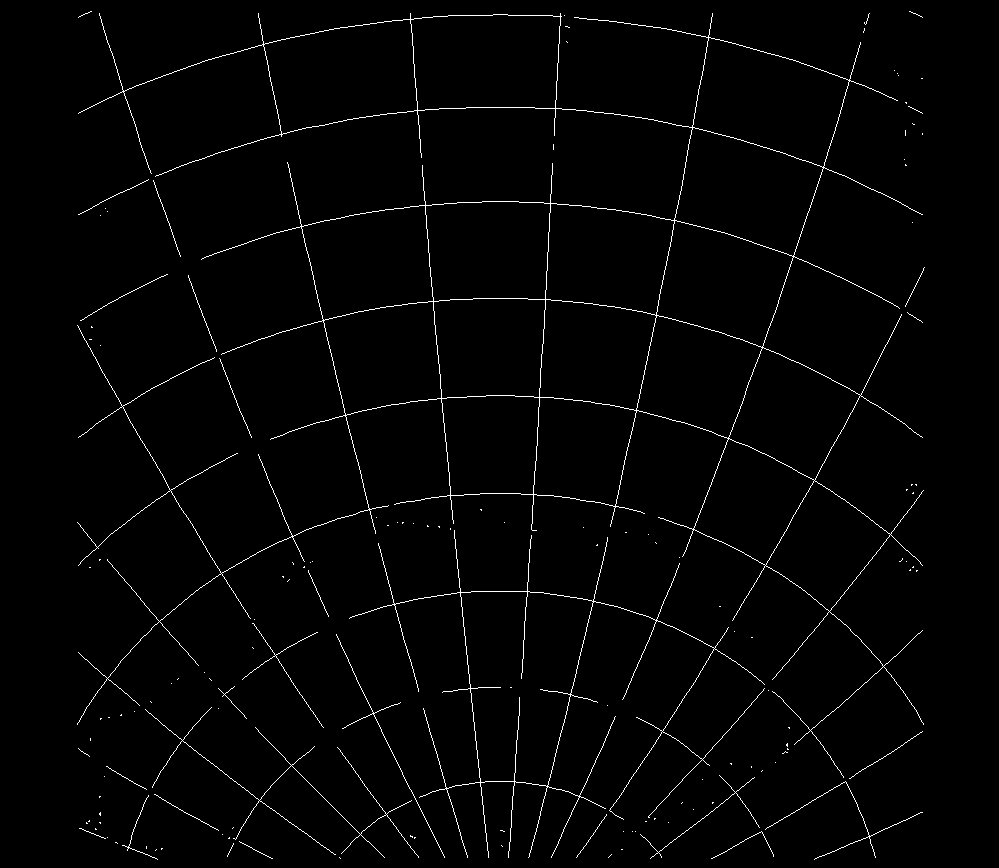
%> input picture LAB/3/b111221001/doc/ans2_3.png, 999 x 868 px
$ octave selfTest.m   (GNU Octave 9; MATLAB toolbox functions it lacks are replaced by stand-ins)
%> lines starting %> are read from the running program, lines starting %| are printed output that depends on the picture; in (x1, y1, x2, y2) boxes, pixels count from 0 and x2, y2 are one past the last pixel; in counts of white or black regions, pixels touching at a corner belong together; the program's own positions count from 1
### LAB/3/b111221001/code/scores.m
%%% ATTENTION! Three images should be binary images. Refer to helpful
%%% method like im2bw()
% @target_image is the ground-truth image.
% #score1 is the target pixels recall.
% #score2 is the tedundancy elimination rate.
% #score* the larger, the better.
function [score, score1, score2] = scores(target_image, input_image, output_image)
    DumpPixels = input_image - target_image;

    TargetPixelsCount = sum(sum(target_image));
    DumpPixelsCount = sum(sum(DumpPixels));

    score1 = sum(sum(output_image(target_image>0)));
    score2 = sum(sum(output_image(DumpPixels>0)));
    score = score1 - score2 * TargetPixelsCount / DumpPixelsCount;
    score1 = score1 / TargetPixelsCount;
    score2 = 1 - score2 / DumpPixelsCount;
end

### LAB/3/b111221001/code/selfTest.m
input = im2bw(imread( '../doc/ans2_3.png' ), 0.1);
%> input: size 868x999 logical; 1.7% white in thin lines or dots, all inside (x1, y1, x2, y2) = (77, 11, 925, 860)
target = im2bw(imread('target.png'), 0.1);
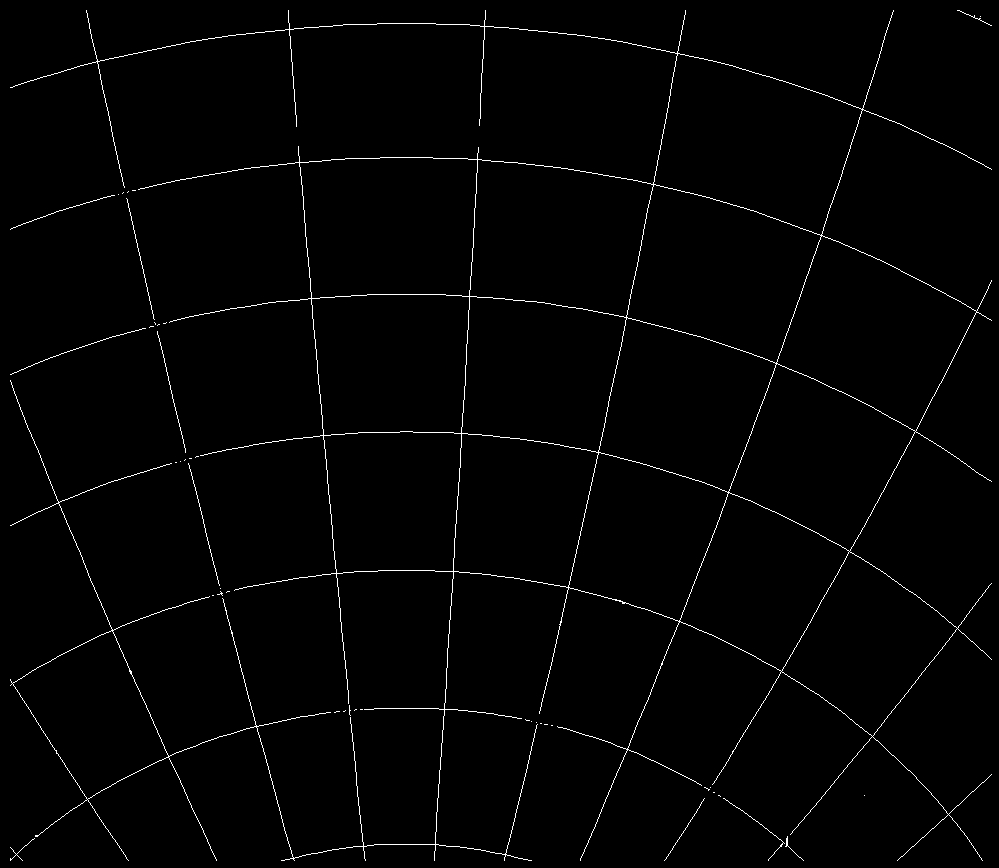
%> input picture LAB/3/b111221001/code/target.png, 999 x 868 px
%> target: size 868x999 logical; 1.3% white in thin lines or dots
output = im2bw(imread('output.png'), 0.1);
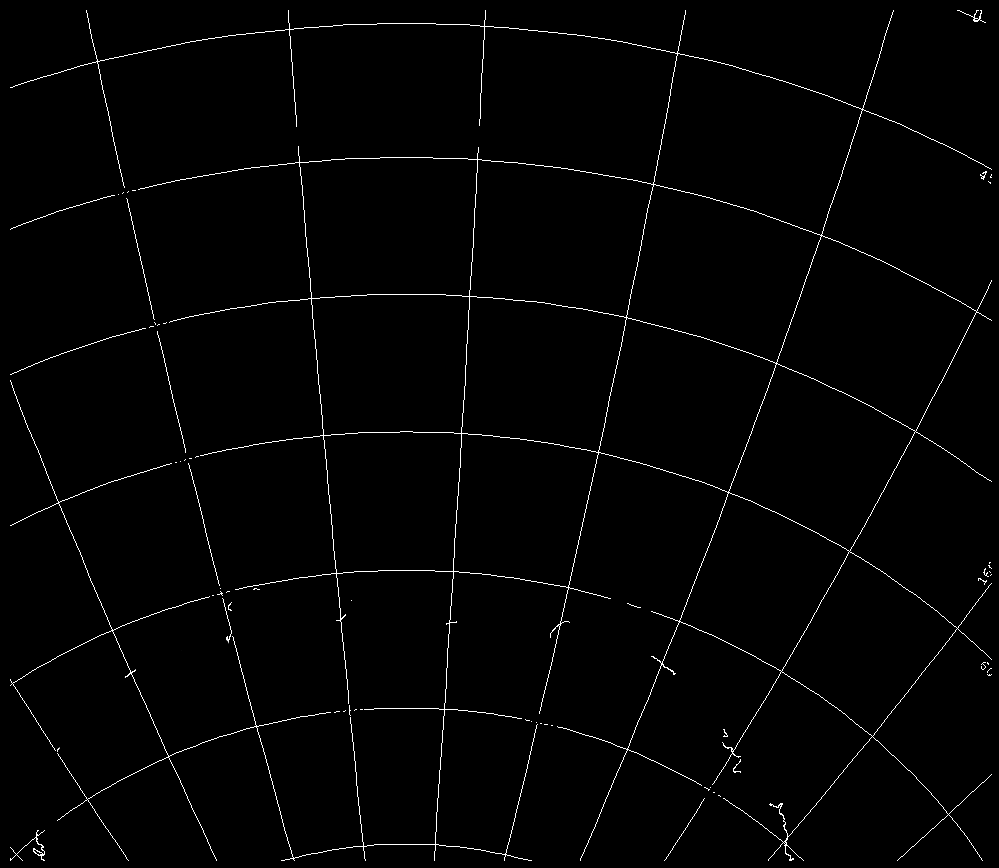
%> input picture LAB/3/b111221001/code/output.png, 999 x 868 px
%> output: size 868x999 logical; 1.4% white in thin lines or dots
%output = im2bw(imread('target.png'), 0.1);


[score, score1, score2] = scores(target, input, output)
%> in scores, `DumpPixels = input_image - target_image;`:
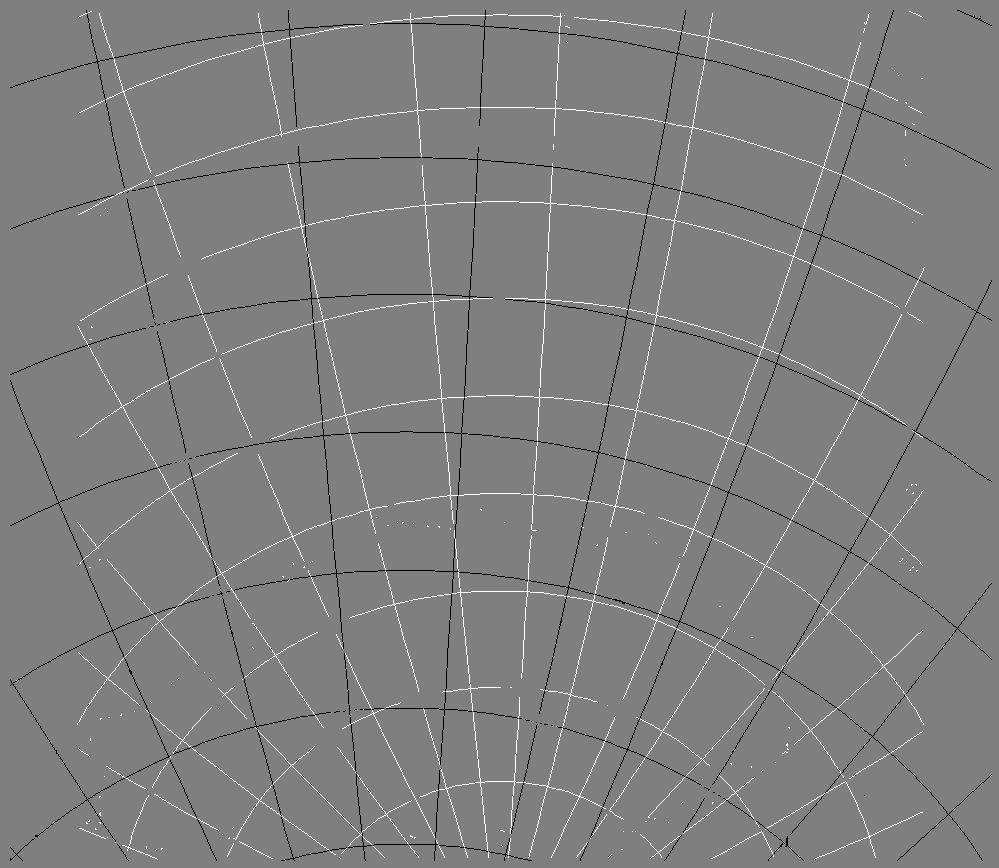
%> DumpPixels: size 868x999 double; min -1, max 1, mean 0.00304; drawn with min black and max white
%> in scores, `TargetPixelsCount = sum(sum(target_image));`: TargetPixelsCount = 11692
%> in scores, `DumpPixelsCount = sum(sum(DumpPixels));`: DumpPixelsCount = 2639
%> in scores, `score1 = sum(sum(output_image(target_image>0)));`: score1 = 11611
%> in scores, `score2 = sum(sum(output_image(DumpPixels>0)));`: score2 = 2
%> in scores, `score = score1 - score2 * TargetPixelsCount / DumpPixelsCount;`: score = 11602.1
%> in scores, `score1 = score1 / TargetPixelsCount;`: score1 = 0.993
%> in scores, `score2 = 1 - score2 / DumpPixelsCount;`: score2 = 0.999
%> score = 11602.1; score1 = 0.993; score2 = 0.999
